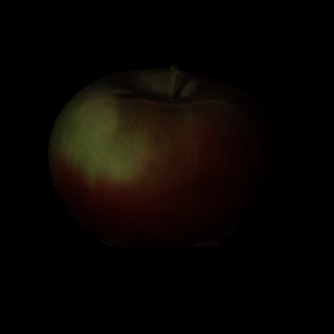
#> input picture data/raw/apple_01.png, 334 x 334 px
$ python main.py
#> lines starting #> are read from the running program, lines starting #| are printed output that depends on the picture
### src/preprocessing.py
# keeping image loading and color constancy functions here
import os
import cv2
import numpy as np
from . import config
# loading RGB image from RAW_DIR
def load_image(image_name):
    # building full path using RAW_DIR from config
#> called with image_name = 'apple_01.png'
    image_path = os.path.join(config.RAW_DIR, image_name)
    # reading BGR image using OpenCV
    img_bgr = cv2.imread(image_path)
#> img_bgr is the input picture: shape (334, 334, 3); mean B, G, R 2.6, 5.6, 8.8
    # checking if image exists
    if img_bgr is None:
        raise FileNotFoundError(f"image not found: {image_path}")
    # converting BGR to RGB for consistency
    img_rgb = cv2.cvtColor(img_bgr, cv2.COLOR_BGR2RGB)
#> in run_slic, `labels = slic(img,n_segments=n_segments,compactness=compactness,start_..`: labels: shape (334, 334) int64; 192 distinct labels, from 0 to 191
    return img_rgb
# applying gray-world color constancy
def gray_world_cc(img):
    # converting to float for scaling
    img = img.astype(np.float32)
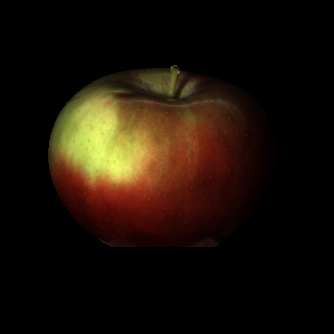
#> img: shape (334, 334, 3) float32; mean R, G, B 8.8, 5.6, 2.6; drawn with min black and max white
    # computing channel means
    mean_r = np.mean(img[:, :, 0])
#> mean_r = 8.78
    mean_g = np.mean(img[:, :, 1])
#> mean_g = 5.63
    mean_b = np.mean(img[:, :, 2])
#> mean_b = 2.59
    # computing gray target value
    gray_value = (mean_r + mean_g + mean_b) / 3.0
#> gray_value = 5.67
    # setting small epsilon to avoid division by zero
    eps = 1e-6
    # scaling channels toward the gray value
    img[:, :, 0] *= gray_value / (mean_r + eps)
    img[:, :, 1] *= gray_value / (mean_g + eps)
    img[:, :, 2] *= gray_value / (mean_b + eps)
    # clipping values and converting to uint8
    img = np.clip(img, 0, 255).astype(np.uint8)
    return img
# applying color constancy method
def apply_color_constancy(img, method="gray_world"):
    if method == "gray_world":
        return gray_world_cc(img)
    else:
        # handling unsupported methods
        raise NotImplementedError(f"color constancy method '{method}' not implemented yet")

### src/superpixels.py
# keeping SLIC superpixel logic and visualization here
import numpy as np
from skimage.segmentation import slic, mark_boundaries
# running SLIC superpixel segmentation
def run_slic(img, n_segments=200, compactness=10.0):
    # running SLIC on the RGB image to generate superpixel labels
    labels = slic(img,n_segments=n_segments,compactness=compactness,start_label=0)
    return labels
# overlaying superpixel boundaries on the image
# [6 lines left out: function overlay_superpixels, not called in this run]

### src/metrics.py
# keeping metric functions for superpixel-based evaluation here
import numpy as np
# computing boundary recall between predicted and ground-truth edges
# [35 lines left out: functions compute_boundary_recall, compute_ASA, not called in this run]
# computing neighbor based stability score between two label maps
def compute_stability(labels_1, labels_2):
    # checking if label maps have the same shape
    if labels_1.shape != labels_2.shape:
        raise ValueError("label maps must have the same shape")
    # getting image dimensions
    h, w = labels_1.shape
    # extracting horizontal neighbor pairs from both label maps
    l1_h = labels_1[:, :-1]
    l2_h = labels_2[:, :-1]
    l1_h_next = labels_1[:, 1:]
    l2_h_next = labels_2[:, 1:]
    # checking which horizontal neighbors are in the same superpixel
    same_l1_h = l1_h == l1_h_next
    same_l2_h = l2_h == l2_h_next
    # extracting vertical neighbor pairs from both label maps
    l1_v = labels_1[:-1, :]
    l2_v = labels_2[:-1, :]
    l1_v_next = labels_1[1:, :]
    l2_v_next = labels_2[1:, :]
    # checking which vertical neighbors are in the same superpixel
    same_l1_v = l1_v == l1_v_next
    same_l2_v = l2_v == l2_v_next
    # computing total number of same-superpixel pairs in labels_1
    total_same_l1 = same_l1_h.sum() + same_l1_v.sum() + 1e-6
    # counting how many pairs stay together in both segmentations
    agree_h = np.logical_and(same_l1_h, same_l2_h).sum()
    agree_v = np.logical_and(same_l1_v, same_l2_v).sum()
    agree_total = agree_h + agree_v
    # computing stability as ratio of agreements to total pairs
    stability = agree_total / total_same_l1
    return float(stability)
# converting superpixel label map into binary boundary map
def labels_to_boundaries(labels):
    # getting image dimensions
    h, w = labels.shape
    # initializing boundary map as all zeros
    boundaries = np.zeros((h, w), dtype=bool)
    # marking horizontal boundaries where adjacent pixels have different labels
    boundaries[:, 1:] |= labels[:, 1:] != labels[:, :-1]
    # marking vertical boundaries where adjacent pixels have different labels
    boundaries[1:, :] |= labels[1:, :] != labels[:-1, :]
    return boundaries
# computing Intersection over Union between boundaries of two superpixel segmentations
def boundary_iou(labels_1, labels_2):
    # checking if label maps have the same shape
    if labels_1.shape != labels_2.shape:
        raise ValueError("label maps must have same shape for boundary IoU")
    # converting label maps to boundary maps
    edges_1 = labels_to_boundaries(labels_1)
    edges_2 = labels_to_boundaries(labels_2)
    # computing intersection of boundaries
    inter = np.logical_and(edges_1, edges_2).sum()
    # computing union of boundaries
    union = np.logical_or(edges_1, edges_2).sum() + 1e-6
    # computing IoU as ratio of intersection to union
    iou = inter / union
    return float(iou)
# computing entropy from 1D count array
def _entropy_from_counts(counts):
    # converting to float for probability calculations
    counts = counts.astype(np.float64)
    # computing total count
    total = counts.sum()
    # returning zero entropy if no counts
    if total <= 0:
        return 0.0
    # computing probabilities
    p = counts / total
    # filtering out zero probabilities
    p = p[p > 0]
    # computing entropy using Shannon formula
    return float(-np.sum(p * np.log2(p)))
# computing Variation of Information between two segmentations
def variation_of_information(labels_1, labels_2):
    # checking if label maps have the same shape
    if labels_1.shape != labels_2.shape:
        raise ValueError("label maps must have same shape for VI")
    # flattening label maps to 1D arrays
    x = labels_1.reshape(-1).astype(np.int64)
    y = labels_2.reshape(-1).astype(np.int64)
    # reindexing labels to consecutive IDs
    _, x = np.unique(x, return_inverse=True)
    _, y = np.unique(y, return_inverse=True)
    # computing maximum label values for array sizing
    max_x = int(x.max()) + 1
    max_y = int(y.max()) + 1
    # computing marginal counts for each segmentation
    count_x = np.bincount(x, minlength=max_x)
    count_y = np.bincount(y, minlength=max_y)
    # computing joint counts by creating unique index for each pair
    joint_index = x * max_y + y
    count_xy = np.bincount(joint_index, minlength=max_x * max_y)
    count_xy = count_xy.reshape(max_x, max_y)
    # computing marginal entropies
    Hx = _entropy_from_counts(count_x)
    Hy = _entropy_from_counts(count_y)
    # computing total number of pixels
    total = float(count_xy.sum())
    # returning zero if no pixels
    if total <= 0:
        return 0.0
    # computing joint and marginal probability distributions
    p_xy = count_xy / total
    p_x = count_x / total
    p_y = count_y / total
    # creating mask for nonzero joint probabilities
    mask = p_xy > 0
    p_xy_nonzero = p_xy[mask]
    x_idx, y_idx = np.nonzero(mask)
    # computing mutual information
    mi = np.sum(
        p_xy_nonzero
        * (np.log2(p_xy_nonzero) - np.log2(p_x[x_idx]) - np.log2(p_y[y_idx]))
    )
    # computing Variation of Information
    vi = Hx + Hy - 2.0 * mi
    return float(vi)

### src/stability_analysis.py
# keeping the stability analysis experiment here
import os
import matplotlib.pyplot as plt
import numpy as np
import pandas as pd
# importing project configuration and preprocessing utilities
from . import config
from .preprocessing import load_image
# importing raw and color-constancy pipelines
from .pipelines import run_raw_pipeline, run_cc_pipeline
# importing stability metrics for comparison across lighting conditions
from .metrics import compute_stability, boundary_iou, variation_of_information

# setting the list of object names to evaluate
OBJECT_NAMES = ["apple", "deer", "cup1", "frog1"]


# running the stability analysis across all objects
def run(object_names=OBJECT_NAMES):
    # creating a list to store all summary rows
    rows = []
    # running stability analysis for each object
    for object_name in object_names:
        # listing all images for this object under varying illumination
        all_files = sorted(
            f for f in os.listdir(config.RAW_DIR)
            if f.startswith(object_name + "_") and f.endswith(".png"))
        # checking if images exist
        if len(all_files) == 0:
            print(f"[WARNING] no images for '{object_name}'")
            continue
        print(f"\n=== Processing object: {object_name} ===")
        print("Images:", all_files)
        # selecting the first image as the reference
        ref_name = all_files[0]
        print("Reference image:", ref_name)
        # creating dictionaries to store superpixel labels
        labels_raw_dict = {}
        labels_cc_dict = {}
        # running raw and color constancy pipelines on all images
        for fname in all_files:
            print("  running pipelines on:", fname)
            # loading the image
            img = load_image(fname)
            # running raw SLIC pipeline
            labels_raw = run_raw_pipeline(img)
            # running color constancy SLIC pipeline
            img_cc, labels_cc = run_cc_pipeline(img, cc_method="gray_world")
#> call 2 of run_slic, with n_segments = 200, compactness = 10
#> in run_slic (call 2), `labels = slic(img,n_segments=n_segments,compactness=compactness,start_..`:
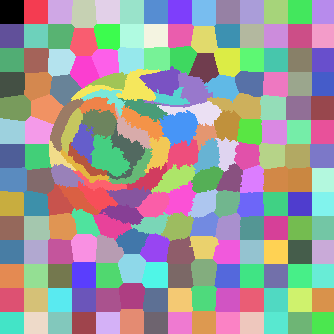
#> labels: shape (334, 334) int64; 192 distinct labels, from 0 to 191; one colour per label, 0 black
            # storing computed labels
            labels_raw_dict[fname] = labels_raw
            labels_cc_dict[fname] = labels_cc
        # getting reference segmentations
        ref_raw = labels_raw_dict[ref_name]
        ref_cc = labels_cc_dict[ref_name]
        # creating lists for metrics across all lighting conditions
        stab_raw = []
        stab_cc = []
        b_iou_raw = []
        b_iou_cc = []
        vi_raw = []
        vi_cc = []
        # computing metrics for each illumination condition
        for fname in all_files:
            lr = labels_raw_dict[fname]
            lc = labels_cc_dict[fname]
            # computing neighbor-based stability
            stab_raw.append(compute_stability(ref_raw, lr))
            stab_cc.append(compute_stability(ref_cc, lc))
            # computing boundary IoU
            b_iou_raw.append(boundary_iou(ref_raw, lr))
            b_iou_cc.append(boundary_iou(ref_cc, lc))
            # computing variation of information
            vi_raw.append(variation_of_information(ref_raw, lr))
            vi_cc.append(variation_of_information(ref_cc, lc))
#> this loop made 4 passes
#> pass 1, in compute_stability, `l1_h = labels_1[:, :-1]`:
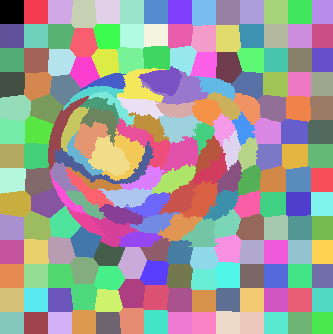
#> l1_h: shape (334, 333) int64; 192 distinct labels, from 0 to 191; one colour per label, 0 black
#> pass 1, in compute_stability, `l1_h_next = labels_1[:, 1:]`:
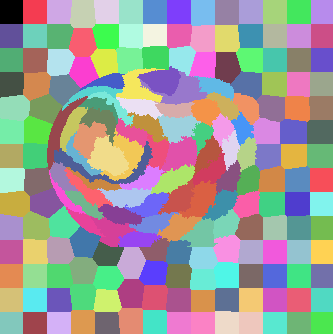
#> l1_h_next: shape (334, 333) int64; 192 distinct labels, from 0 to 191; one colour per label, 0 black
#> pass 1, in compute_stability, `same_l1_h = l1_h == l1_h_next`:
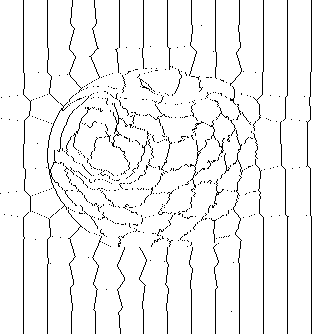
#> same_l1_h: shape (334, 333) bool; 95% white; black in thin lines or dots
#> pass 1, in compute_stability, `l1_v = labels_1[:-1, :]`:
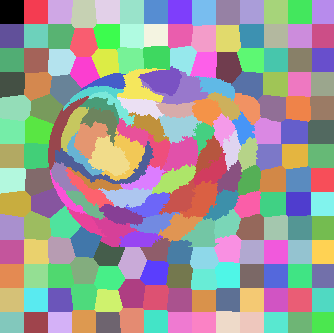
#> l1_v: shape (333, 334) int64; 192 distinct labels, from 0 to 191; one colour per label, 0 black
#> after the loop, b_iou_cc = [1, 0.421, 0.367, 0.297]; b_iou_raw = [1, 0.392, 0.347, 0.265]; stab_cc = [1, 0.977, 0.976, 0.971]; stab_raw = [1, 0.975, 0.974, 0.967]; vi_cc = [0, 0.782, 1.02, 1.25]; vi_raw = [0, 0.859, 1.14, 1.41]
        # converting lists to numpy arrays
        stab_raw = np.array(stab_raw)
        stab_cc = np.array(stab_cc)
        b_iou_raw = np.array(b_iou_raw)
        b_iou_cc = np.array(b_iou_cc)
        vi_raw = np.array(vi_raw)
        vi_cc = np.array(vi_cc)
        # storing summary metrics for this object
        rows.append({
            "object": object_name,
            "num_images": len(all_files),
            "mean_neighbor_stab_raw": float(stab_raw.mean()),
            "mean_neighbor_stab_cc": float(stab_cc.mean()),
            "mean_boundary_iou_raw": float(b_iou_raw.mean()),
            "mean_boundary_iou_cc": float(b_iou_cc.mean()),
            "mean_vi_raw": float(vi_raw.mean()),
            "mean_vi_cc": float(vi_cc.mean()),})
    # creating a dataframe with all object summaries
    df = pd.DataFrame(rows)
    print("\nStability summary (neighbor + boundary IoU + VI)")
    print(df)
    # saving the summary to CSV
    os.makedirs(config.METRICS_DIR, exist_ok=True)
    out_csv = os.path.join(config.METRICS_DIR, "stability_summary_all_metrics.csv")
    df.to_csv(out_csv, index=False)
    print("\nSaved to:", out_csv)
    # plotting boundary IoU comparison between pipelines
    if len(df) > 0:
        x = np.arange(len(df))
        plt.figure(figsize=(8, 4))
        plt.bar(x - 0.15, df["mean_boundary_iou_raw"], width=0.3, label="Raw")
        plt.bar(x + 0.15, df["mean_boundary_iou_cc"], width=0.3, label="CC (gray-world)")
        plt.xticks(x, df["object"])
        plt.ylabel("Mean boundary IoU")
        plt.title("Boundary-based superpixel stability (Raw vs CC)")
        plt.legend()
        plt.tight_layout()
        plt.show()
        # plotting variation of information comparison between pipelines
        plt.figure(figsize=(8, 4))
        plt.bar(x - 0.15, df["mean_vi_raw"], width=0.3, label="Raw")
        plt.bar(x + 0.15, df["mean_vi_cc"], width=0.3, label="CC (gray-world)")
        plt.xticks(x, df["object"])
        plt.ylabel("Mean VI (lower = more similar)")
        plt.title("Variation of Information vs reference (Raw vs CC)")
        plt.legend()
        plt.tight_layout()
        plt.show()
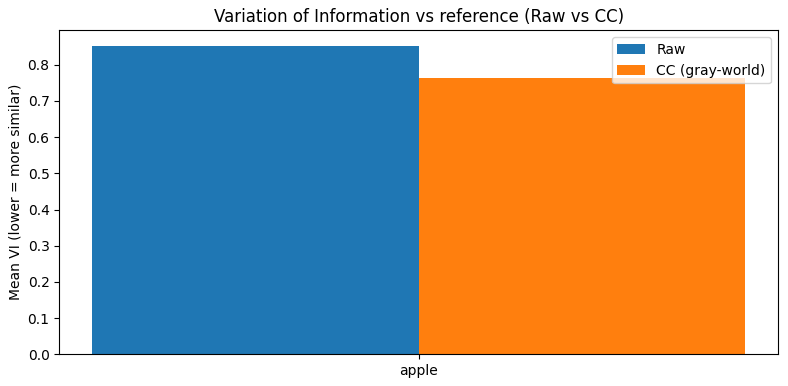
#> figure drawn by matplotlib, 1 panel
    return df

### src/pipelines.py
# keeping superpixel processing pipelines here
from .preprocessing import apply_color_constancy
from .superpixels import run_slic
# running superpixels on the raw RGB image
def run_raw_pipeline(img, n_segments=200, compactness=10.0):
    # running superpixels on the raw RGB image
    labels = run_slic(img, n_segments=n_segments, compactness=compactness)
    return labels
# running color constancy followed by superpixels
def run_cc_pipeline(img, n_segments=200, compactness=10.0, cc_method="gray_world"):
    # applying color constancy correction to the image
    img_cc = apply_color_constancy(img, method=cc_method)
    # running superpixels on the color corrected image
    labels = run_slic(img_cc, n_segments=n_segments, compactness=compactness)
    return img_cc, labels

### src/reflectance_baseline.py
# keeping the reflectance baseline experiment here
import os
import cv2
import matplotlib.pyplot as plt
import numpy as np
import pandas as pd
# importing project configuration and preprocessing utilities
from . import config
from .preprocessing import load_image
# importing raw and color-constancy pipelines
from .pipelines import run_raw_pipeline, run_cc_pipeline
# importing SLIC for segmenting the ground-truth reflectance image
from .superpixels import run_slic
# importing the metrics used to score each pipeline against the reflectance
from .metrics import boundary_iou, variation_of_information

# setting the list of object names to evaluate
OBJECT_NAMES = ["apple", "deer", "cup1", "frog1"]


# loading the ground-truth reflectance image for an object from GT_DIR
def load_reflectance(object_name):
    # building the full path to the reflectance ground truth
    refl_path = os.path.join(config.GT_DIR, f"{object_name}_reflectance.png")
    # reading BGR image using OpenCV
    refl_bgr = cv2.imread(refl_path)
    # checking if image exists
    if refl_bgr is None:
#> (the run stopped early here; a loop or call above may not have finished)
